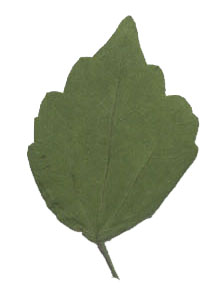
#> input picture dataset/CVIP100 Leaf Dataset/t1/t1.jpg, 214 x 292 px; its folder holds only this picture in this run
$ jupyter execute --allow-errors code.ipynb
#> lines starting #> are read from the running program, lines starting #| are printed output that depends on the picture; after the words box and inside, x2 and y2 are one past the last pixel; in counts of white or black regions, pixels touching at a corner belong together
[cell 1]
import os
import numpy as np
import cv2
import matplotlib.pyplot as plt
from skimage.feature import local_binary_pattern
from sklearn.neighbors import KNeighborsClassifier
from sklearn.metrics import accuracy_score, f1_score
from sklearn.model_selection import train_test_split
from sklearn.preprocessing import StandardScaler
from sklearn.svm import SVC
from sklearn.naive_bayes import GaussianNB, MultinomialNB
from sklearn.linear_model import LogisticRegression
from sklearn.tree import DecisionTreeClassifier

[cell 2]
def load_and_preprocess_image(image_path):
    # Read the image
    img = cv2.imread(image_path)
    # Convert to grayscale
    gray = cv2.cvtColor(img, cv2.COLOR_BGR2GRAY)
    # Apply Otsu's thresholding
    _, binary = cv2.threshold(gray, 0, 255, cv2.THRESH_BINARY_INV + cv2.THRESH_OTSU)
    contours, _ = cv2.findContours(binary, cv2.RETR_EXTERNAL, cv2.CHAIN_APPROX_SIMPLE)
    contour = max(contours, key=cv2.contourArea)
    return cv2.cvtColor(img, cv2.COLOR_BGR2RGB), gray, binary, contour


# Resample boundary to 256 points
def resample_points(contour, n_points=256):
    contour = contour.squeeze()  # Ensure contour is a 2D array
    if contour.ndim == 3:
        contour = contour.reshape(-1, 2)  # Reshape to (n, 2) if it's (n, 1, 2)
    elif contour.ndim == 1:
        contour = contour.reshape(-1, 2)  # Reshape to (n, 2) if it's (2n,)

    distances = np.cumsum(np.sqrt(np.sum(np.diff(contour, axis=0)**2, axis=1)))
    distances = np.insert(distances, 0, 0)
    total_length = distances[-1]
    spacing = np.linspace(0, total_length, n_points)
    return np.array([np.interp(spacing, distances, contour[:, i]) for i in [0, 1]]).T.astype(np.int32)

[cell 3]
def mtd_feature(contour, N=2048, M=5):
    # Sample the contour evenly into N points
    sampled_points = resample_points(contour, N)
    Ts = int(np.floor(np.log2(N/2)))

    # Initialize feature arrays
    alpha = np.zeros((N, Ts))
    beta = np.zeros((N, Ts))
    gamma = np.zeros((N, Ts))

    for i in range(N):
        Pi = sampled_points[i]
        for k in range(1, Ts + 1):
            d_k = 2**(k-1)
            Pi_plus_d_k = sampled_points[(i + d_k) % N]
            Pi_minus_d_k = sampled_points[(i - d_k - 1) % N]

            # Calculate signed area
            t_sa = 0.5 * np.linalg.det(np.array([
                [Pi_minus_d_k[0], Pi_minus_d_k[1], 1],
                [Pi[0], Pi[1], 1],
                [Pi_plus_d_k[0], Pi_plus_d_k[1], 1]
            ]))
            alpha[i, k-1] = np.abs(t_sa)
            beta[i, k-1] = 1 if t_sa >= 0 else 0

            # Calculate center distance
            centroid = (Pi_minus_d_k + Pi + Pi_plus_d_k) / 3
            gamma[i, k-1] = np.sqrt((Pi[0] - centroid[0])**2 + (Pi[1] - centroid[1])**2)

    # Normalize alpha and gamma features column-wise to achieve scale invariance.
    for k in range(Ts):
        max_alpha = np.max(np.abs(alpha[:, k]))
        if max_alpha != 0:
            alpha[:, k] /= max_alpha
        max_gamma = np.max(np.abs(gamma[:, k]))
        if max_gamma != 0:
            gamma[:, k] /= max_gamma

    # Apply discrete Fourier transform (DFT) on each feature (each column) along the contour axis.
    # We take the amplitude (absolute values) of the first M coefficients.
    alpha_fft = np.zeros((M, Ts))
    beta_fft = np.zeros((M, Ts))
    gamma_fft = np.zeros((M, Ts))

    for k in range(Ts):
        fft_alpha = np.fft.fft(alpha[:, k])
        fft_beta = np.fft.fft(beta[:, k])
        fft_gamma = np.fft.fft(gamma[:, k])
        # Retain the first M low-frequency components
        alpha_fft[:, k] = np.abs(fft_alpha[:M])
        beta_fft[:, k] = np.abs(fft_beta[:M])
        gamma_fft[:, k] = np.abs(fft_gamma[:M])

    # Concatenate the features (flatten each feature type and then concatenate)
    # Final feature dimension: 3 * (M * Ts)
    mtd_descriptor = np.concatenate((alpha_fft.flatten(),
                                     beta_fft.flatten(),
                                     gamma_fft.flatten()))
    return mtd_descriptor

# Example usage:
# mtd_features = mtd_feature(query_contour)
# print(mtd_features)
# print(mtd_features.shape)

[cell 4]
def lbp_hf_feature(gray_image, P=24, R=3):
    # Calculate LBP
    lbp_image = local_binary_pattern(gray_image, P, R, method='uniform')

    # Helper functions
    def code_to_binary_tuple(code, P):
        code = int(code)
        return tuple((code >> np.arange(P)) & 1)

    def is_uniform(binary_tuple):
        transitions = sum(binary_tuple[i] != binary_tuple[(i+1) % len(binary_tuple)] for i in range(len(binary_tuple)))
        return transitions <= 2

    def rotation_index(binary_tuple):
        best = binary_tuple
        best_shift = 0
        for s in range(1, len(binary_tuple)):
            shifted = binary_tuple[s:] + binary_tuple[:s]
            if shifted < best:
                best = shifted
                best_shift = s
        return best_shift

    # Build a lookup dictionary for unique codes
    unique_codes = np.unique(lbp_image)
    uniform_map = {}
    for code in unique_codes:
        b = code_to_binary_tuple(code, P)
        if is_uniform(b):
            n = sum(b)
            r = rotation_index(b)
            uniform_map[int(code)] = ('uniform', n, r)
        else:
            uniform_map[int(code)] = ('nonuniform', None, None)

    # Initialize histogram for uniform patterns (for n = 1,...,P-1)
    H_uniform = {n: np.zeros(P, dtype=int) for n in range(1, P)}
    count_zero = 0
    count_allone = 0
    count_nonuniform = 0

    # Process each pixel and accumulate histogram counts
    for code in lbp_image.ravel():
        typ, n, r = uniform_map[int(code)]
        if typ == 'uniform':
            if n == 0:
                count_zero += 1
            elif n == P:
                count_allone += 1
            else:
                H_uniform[n][r] += 1
        else:
            count_nonuniform += 1

    # For each uniform pattern row, compute the FFT and keep first (P//2+1) coefficients
    lbp_hf_features = []
    num_coeff = P // 2 + 1
    for n in range(1, P):
        hist_row = H_uniform[n]
        fft_coeff = np.fft.fft(hist_row)
        lbp_hf_features.extend(np.abs(fft_coeff[:num_coeff]))

    # Append the extra 3 bins
    extra_features = np.array([count_zero, count_allone, count_nonuniform], dtype=np.float32)

    feature_vector = np.concatenate((np.array(lbp_hf_features, dtype=np.float32), extra_features))

    # Normalize the final feature vector
    if feature_vector.sum() > 0:
        feature_vector = feature_vector / feature_vector.sum()

    return feature_vector

# Example usage:
# lbp_hf_features = lbp_hf_feature(query_img_gray)
# print(lbp_hf_features)
# print(lbp_hf_features.shape)

[cell 5]
def combine_features(mtd_features, lbp_hf_features, w4=0.5, w5=0.5):
    combined_features = np.concatenate([mtd_features * w4, lbp_hf_features * w5])
    return combined_features

# Example usage:
# combined_features = combine_features(mtd_features, lbp_hf_features)

[cell 6]
def train_and_evaluate(X_train, X_test, y_train, y_test, model):

    model.fit(X_train, y_train)
    y_pred = model.predict(X_test)
    accuracy = accuracy_score(y_test, y_pred)
    f1 = f1_score(y_test, y_pred, average='weighted')

    # print(f"Accuracy: {accuracy:.4f}")
    # print(f"F1-score: {f1:.4f}")
    return accuracy, f1

[cell 7]
def full_pipeline(dataset_root, n_iter, model, done):
    N_POINTS = 2048
    M_COEFFS = 5
    LBP_RADIUS = 3
    LBP_POINTS = 24

    # Load features and labels
    features, labels = [], []
    if(done == 0):
        for class_id in range(1, 101):  # t1 to t100 for CVIP100
            class_dir = os.path.join(dataset_root, f't{class_id}')
            for img_file in sorted(os.listdir(class_dir)):
                img_path = os.path.join(class_dir, img_file)
                _, gray, _, contour = load_and_preprocess_image(img_path)
#> in load_and_preprocess_image, img is the input picture: shape (292, 214, 3); mean B, G, R 182, 197, 192.3
#> in load_and_preprocess_image, `gray = cv2.cvtColor(img, cv2.COLOR_BGR2GRAY)`:
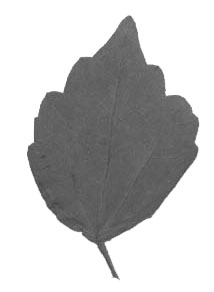
#> gray: shape (292, 214); min 68, max 255, mean 193.9
#> in load_and_preprocess_image, `_, binary = cv2.threshold(gray, 0, 255, cv2.THRESH_BINARY_INV + cv2.TH..`:
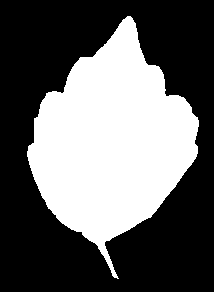
#> binary: shape (292, 214); 38.8% white; 1 white region
#> in load_and_preprocess_image, `contours, _ = cv2.findContours(binary, cv2.RETR_EXTERNAL, cv2.CHAIN_AP..`: contours = 1 contour; box (x1, y1, x2, y2) and area: (27, 16, 199, 279) 23948
#> in load_and_preprocess_image, `contour = max(contours, key=cv2.contourArea)`: contour = contour of 351 points, box (x1, y1, x2, y2) (27, 16, 199, 279), area 23948

                # Extract mtd and LBP-HF feature
                mtd = mtd_feature(contour, N=N_POINTS, M=M_COEFFS)
#> in resample_points, `contour = contour.squeeze()`: contour = 351 pairs, first value 27 to 198, second value 16 to 278
#> in resample_points, `distances = np.cumsum(np.sqrt(np.sum(np.diff(contour, axis=0)**2, axis..`: distances = 350 values from 4.24 to 741.6
#> in resample_points, `distances = np.insert(distances, 0, 0)`: distances = 351 values from 0 to 741.6
#> in resample_points, `total_length = distances[-1]`: total_length = 741.6
#> in mtd_feature, `sampled_points = resample_points(contour, N)`: sampled_points = 2048 pairs, first value 27 to 198, second value 16 to 278
#> the loop in mtd_feature, `for i in range(N):` made 2048 passes
#> Pi on passes 1 to 3: [127, 16], [126, 16], [126, 16]
#> the loop in mtd_feature, `for k in range(Ts):` made 10 passes
#> (max_alpha, max_gamma) on passes 1 to 10: (1, 1.33), (2, 1.33), (3, 1.33), (8.5, 1.89), (22, 3.54), (72.5, 7.03), (234.5, 14.16), (847, 27.15), (3295.5, 44.98), (11779, 88.02)
#> in mtd_feature, `mtd_descriptor = np.concatenate((alpha_fft.flatten(), beta_fft.flatten..`: mtd_descriptor = 150 values, max 2019 at index 50, min 0 at index 59, mean 181.7
#> mtd has the same summary as mtd_descriptor in mtd_feature
                lbp = lbp_hf_feature(gray, P=LBP_POINTS, R=LBP_RADIUS)
#> in lbp_hf_feature, `lbp_image = local_binary_pattern(gray_image, P, R, method='uniform')`:
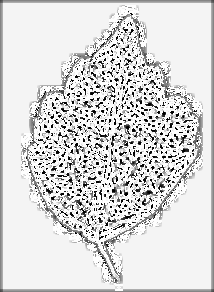
#> lbp_image: shape (292, 214) float64; min 0, max 25, mean 21.3; drawn with min black and max white
#> in lbp_hf_feature, `unique_codes = np.unique(lbp_image)`: unique_codes = 26 values from 0 to 25
#> the loop in lbp_hf_feature, `for code in unique_codes:` made 26 passes
#> (transitions in is_uniform, n, r) on passes 1, 2, 3, 4, 5, 7, 8, 9, 13, 15, 16, 17: (0, 0, 0), (2, 1, 1), (2, 1, 2), (2, 2, 2), (2, 1, 3), (2, 2, 3), (2, 3, 3), (2, 1, 4), (2, 2, 4), (2, 3, 4), (2, 4, 4), (2, 1, 5)
#> transitions in is_uniform on passes 6, 10, 11, 12, 14, 18: 4, 4, 4, 4, 4, 4
#> after the loop in lbp_hf_feature, `for code in unique_codes:`: uniform_map = 26 items
#> in lbp_hf_feature, `H_uniform = {n: np.zeros(P, dtype=int) for n in range(1, P)}`: H_uniform = 23 items
#> the loop in lbp_hf_feature, `for code in lbp_image.ravel():` made 62488 passes
#> (code, typ) on passes 3, 4, 5, 6, 7, 8, 9, 10, 11, 12, 15, 16: (9, 'nonuniform'), (13, 'nonuniform'), (13, 'nonuniform'), (13, 'nonuniform'), (13, 'nonuniform'), (13, 'nonuniform'), (13, 'nonuniform'), (13, 'nonuniform'), (13, 'nonuniform'), (13, 'nonuniform'), (13, 'nonuniform'), (13, 'nonuniform')
#> after the loop in lbp_hf_feature, `for code in lbp_image.ravel():`: count_allone = 0; count_nonuniform = 23989; count_zero = 1491
#> after the loop in lbp_hf_feature, `for n in range(1, P):`: lbp_hf_features = 299 values, max 32615 at index 13, min 0 at index 52, mean 1476.5
#> in lbp_hf_feature, `extra_features = np.array([count_zero, count_allone, count_nonuniform]..`: extra_features = [1491, 0, 23989]
#> in lbp_hf_feature, `feature_vector = np.concatenate((np.array(lbp_hf_features, dtype=np.fl..`: feature_vector = 302 values, max 32615 at index 13, min 0 at index 52, mean 1546.2
#> in lbp_hf_feature, `feature_vector = feature_vector / feature_vector.sum()`: feature_vector = 302 values, max 0.0698 at index 13, min 0 at index 52, mean 0.00331
#> lbp has the same summary as feature_vector in lbp_hf_feature

                features.append(combine_features(mtd, lbp))
#> in combine_features, `combined_features = np.concatenate([mtd_features * w4, lbp_hf_features..`: combined_features = 452 values, max 1009.5 at index 50, min 0 at index 59, mean 30.15
                # features.append(mtd)
                # features.append(lbp)
                labels.append(class_id-1)
        np.save('CVIP100_concat_features.npy', features)
        np.save('CVIP100_labels.npy', labels)
    else:
        features = np.load('CVIP100_concat_features.npy')

        labels = np.load('CVIP100_labels.npy')
    scaler = StandardScaler()
    features = scaler.fit_transform(features)
    acc_score_list = []
    f1_score_list = []
    def iteration(n_iter, features, labels, model):
        for i in range(n_iter):
            # train and test dataset split
            X_train, X_test, y_train, y_test = train_test_split(
                features, labels, test_size=0.3, stratify=None, random_state=i)
            acc, f1= train_and_evaluate(X_train, X_test, y_train, y_test, model)
            acc_score_list.append(acc)
            f1_score_list.append(f1)
        return np.mean(acc_score_list), np.mean(f1_score_list)

    return iteration(n_iter, features, labels, model)
